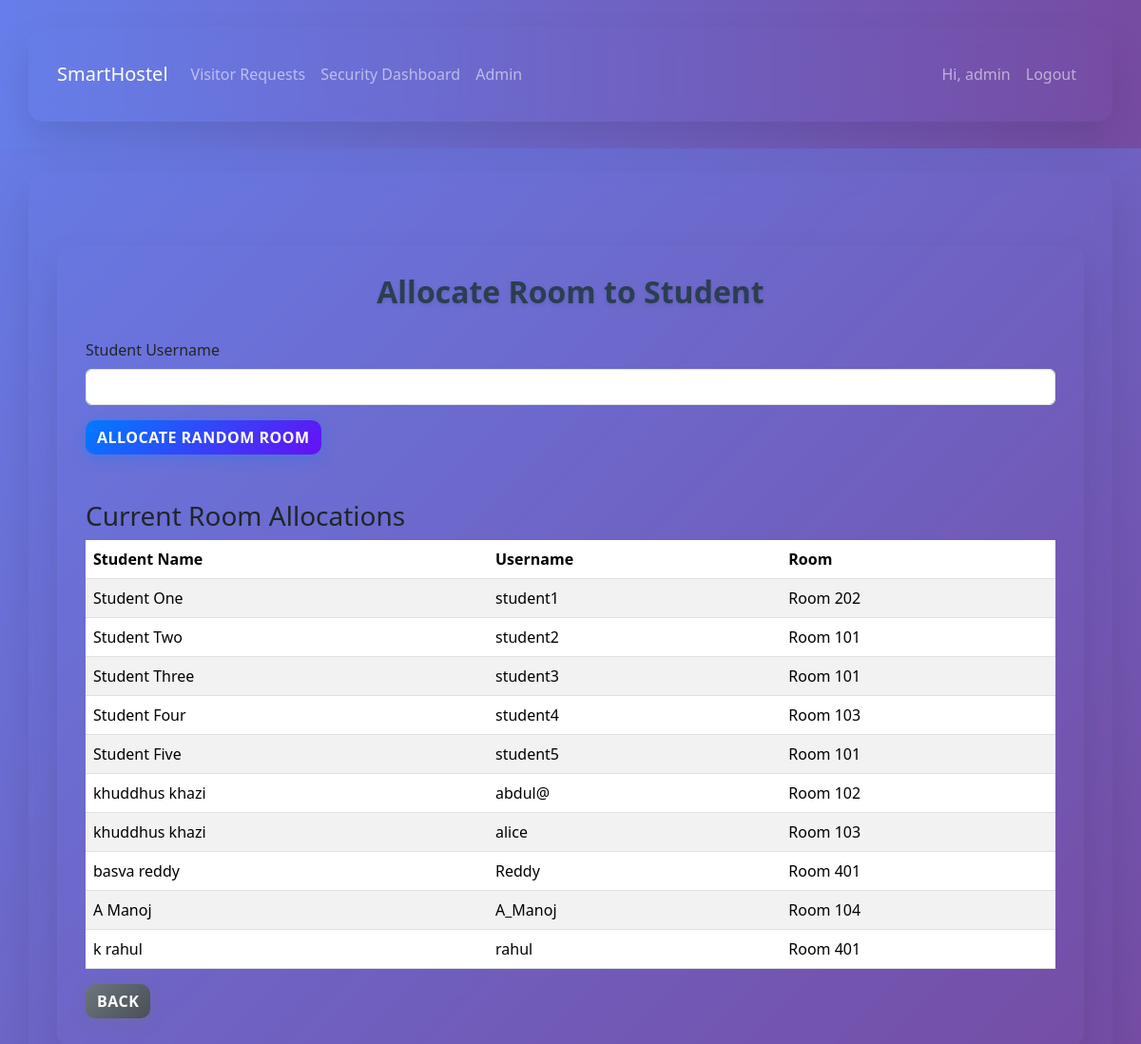
/allocate/ (signed in), run on the app's committed database.
### hostel/models.py (models this page shows, shortened)
class StudentProfile(models.Model):
    user = models.OneToOneField(User, on_delete=models.CASCADE)
    roll_number = models.CharField(max_length=30, blank=True, null=True)
    room = models.ForeignKey(Room, on_delete=models.SET_NULL, null=True, blank=True)
    fees_due = models.DecimalField(max_digits=9, decimal_places=2, default=0)
    fees_paid = models.DecimalField(max_digits=9, decimal_places=2, default=0)
    joined_on = models.DateField(default=timezone.now)

class Room(models.Model):
    room_no = models.CharField(max_length=10, unique=True)
    capacity = models.PositiveIntegerField(default=1)
    rent = models.DecimalField(max_digits=8, decimal_places=2, default=0)
    is_active = models.BooleanField(default=True)

### hostel/views.py (the view)
# urls.py: path('allocate/', views.allocate_room, name='allocate_room'),
@user_passes_test(lambda u: u.is_staff)
def allocate_room(request):
    if request.method == 'POST':
        form = AllocateRoomForm(request.POST)
        if form.is_valid():
            username = form.cleaned_data['username']
            try:
                user = User.objects.get(username=username)
                profile = user.studentprofile
                available_rooms = Room.objects.filter(is_active=True).annotate(occupants=Count('studentprofile')).filter(occupants__lt=F('capacity'))
                if not available_rooms:
                    messages.error(request, 'No available rooms.')
                else:
                    room = random.choice(list(available_rooms))
                    profile.room = room
                    if profile.fees_due in (None, 0):
                        profile.fees_due = room.rent
                    profile.save()
                    messages.success(request, f'Room {room.room_no} allocated randomly to {user.username}.')
            except User.DoesNotExist:
                messages.error(request, 'User not found.')
            return redirect('allocate_room')
    else:
        form = AllocateRoomForm()
    students = StudentProfile.objects.select_related('user','room')
    rooms = Room.objects.filter(is_active=True)
    return render(request, 'hostel/allocate_room.html', {'form': form, 'students': students, 'rooms': rooms})

### hostel/forms.py
class AllocateRoomForm(forms.Form):
    username = forms.CharField(label='Student username', widget=forms.TextInput(attrs={'class': 'form-control'}))

### templates/hostel/allocate_room.html (shortened to what this page needs)
{% extends 'hostel/base.html' %}
{% block content %}
<div class="container mt-5">
  <h2>Allocate Room to Student</h2>
  <form method="post" class="mt-4">
    <div class="mb-3">
      <label for="id_username" class="form-label">Student Username</label>
      {{ form.username }}
    </div>
    <button type="submit" class="btn btn-primary">Allocate Random Room</button>
  </form>
  <h3 class="mt-5">Current Room Allocations</h3>
  <table class="table table-striped">
    <thead>
      <tr>
        <th>Student Name</th>
        <th>Username</th>
        <th>Room</th>
      </tr>
    </thead>
    <tbody>
      {% for student in students %}
        <tr>
          <td>{{ student.user.get_full_name }}</td>
          <td>{{ student.user.username }}</td>
          <td>{% if student.room %}Room {{ student.room.room_no }}{% else %}<span class="text-muted">Not Allocated</span>{% endif %}</td>
        </tr>
      {% empty %}
        <tr><td colspan="3">No students yet.</td></tr>
      {% endfor %}
    </tbody>
  </table>
  <a href="{% url 'dashboard' %}" class="btn btn-secondary">Back</a>
</div>
{% endblock %}

### templates/hostel/base.html (shortened to what this page needs)
{% load static %}
<!doctype html>
<html lang="en">
  <head>
    <link href="https://cdn.jsdelivr.net/npm/bootstrap@5.3.2/dist/css/bootstrap.min.css" rel="stylesheet">
    <link href="{% static 'hostel/css/style.css' %}" rel="stylesheet">
  </head>
  <body>
    <nav class="navbar navbar-expand-lg navbar-dark mb-4" style="background: linear-gradient(90deg, #667eea 0%, #764ba2 100%);">
      <div class="container">
        <a class="navbar-brand" href="{% url 'home' %}">SmartHostel</a>
        <div class="collapse navbar-collapse" id="nav">
          <ul class="navbar-nav me-auto">
            {% if user.is_authenticated %}
              {% if user.is_staff %}
                <li class="nav-item"><a class="nav-link" href="{% url 'admin_visitor_requests' %}">Visitor Requests</a></li>
                <li class="nav-item"><a class="nav-link" href="{% url 'security_dashboard' %}">Security Dashboard</a></li>
                <li class="nav-item"><a class="nav-link" href="/admin/">Admin</a></li>
              {% endif %}
            {% endif %}
          </ul>
          <ul class="navbar-nav">
            {% if user.is_authenticated %}
              <li class="nav-item"><span class="nav-link">Hi, {{ user.username }}</span></li>
              <li class="nav-item"><a class="nav-link" href="{% url 'logout' %}">Logout</a></li>
            {% else %}
              <li class="nav-item"><a class="nav-link" href="{% url 'login' %}">Login</a></li>
              <li class="nav-item"><a class="nav-link" href="{% url 'signup' %}">Sign up</a></li>
            {% endif %}
          </ul>
        </div>
      </div>
    </nav>
    <div class="container">
      {% block content %}{% endblock %}
    </div>
  </body>
</html>

### static/hostel/css/style.css (style rules this page uses)
body { font-family: 'Segoe UI', Tahoma, Geneva, Verdana, sans-serif; background: linear-gradient(135deg, #667eea 0%, #764ba2 100%); min-height: 100vh; margin: 0; }
.container { border-radius: 15px; box-shadow: 0 20px 40px rgba(0, 0, 0, 0.1); margin: 20px auto; padding: 30px; backdrop-filter: blur(10px); }
h2 { color: #2c3e50; font-weight: 700; text-align: center; margin-bottom: 30px; text-shadow: 0 2px 4px rgba(0, 0, 0, 0.1); }
.btn { border-radius: 10px; font-weight: 600; text-transform: uppercase; letter-spacing: 0.5px; transition: all 0.3s ease; position: relative; overflow: hidden; border: none; }
.btn::before { content: ''; position: absolute; top: 0; left: -100%; width: 100%; height: 100%; background: linear-gradient(90deg, transparent, rgba(255,255,255,0.2), transparent); transition: left 0.5s; }
.btn-primary { background: linear-gradient(135deg, #007bff 0%, #6610f2 100%); box-shadow: 0 4px 15px rgba(0, 123, 255, 0.3); }
.btn-secondary { background: linear-gradient(135deg, #6c757d 0%, #495057 100%); box-shadow: 0 4px 15px rgba(108, 117, 125, 0.3); }

### data on the page
StudentProfile: user.get_full_name "Student One", user.username "student1", room.room_no "202"
StudentProfile: user.get_full_name "Student Two", user.username "student2", room.room_no "101"
StudentProfile: user.get_full_name "Student Three", user.username "student3", room.room_no "101"
StudentProfile: user.get_full_name "Student Four", user.username "student4", room.room_no "103"
StudentProfile: user.get_full_name "Student Five", user.username "student5", room.room_no "101"
StudentProfile: user.get_full_name "khuddhus khazi", user.username "abdul@", room.room_no "102"
StudentProfile: user.get_full_name "khuddhus khazi", user.username "alice", room.room_no "103"
StudentProfile: user.get_full_name "basva reddy", user.username "Reddy", room.room_no "401"
StudentProfile: user.get_full_name "A Manoj", user.username "A_Manoj", room.room_no "104"
StudentProfile: user.get_full_name "k rahul", user.username "rahul", room.room_no "401"

### other printed values
{{ user.username }} "admin"
